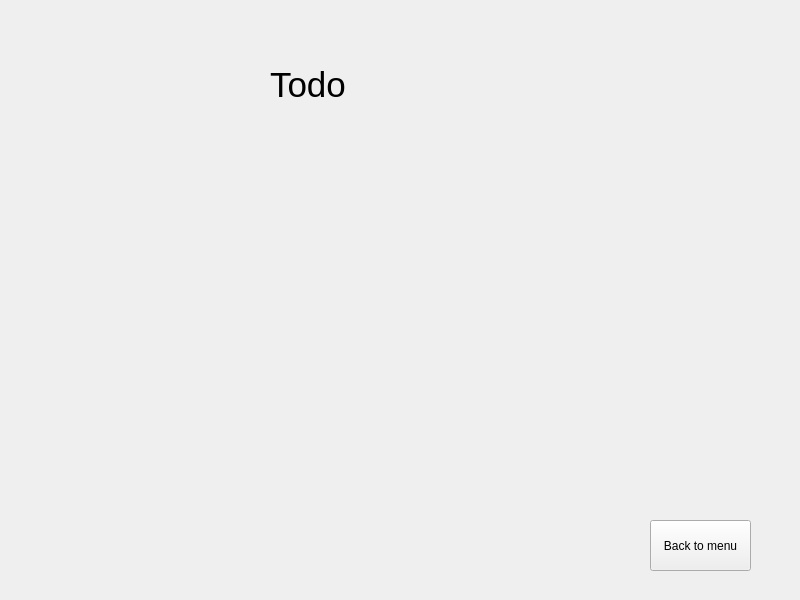
<?xml version="1.0" encoding="UTF-8"?>
<ui version="4.0">
 <class>todoWindow</class>
 <widget class="QWidget" name="todoWindow">
  <property name="geometry">
   <rect>
    <x>0</x>
    <y>0</y>
    <width>800</width>
    <height>600</height>
   </rect>
  </property>
  <property name="windowTitle">
   <string>Form</string>
  </property>
  <widget class="QLabel" name="label">
   <property name="geometry">
    <rect>
     <x>270</x>
     <y>50</y>
     <width>251</width>
     <height>71</height>
    </rect>
   </property>
   <property name="text">
    <string>&lt;html&gt;&lt;head/&gt;&lt;body&gt;&lt;p&gt;&lt;span style=&quot; font-size:26pt;&quot;&gt;Todo&lt;/span&gt;&lt;/p&gt;&lt;/body&gt;&lt;/html&gt;</string>
   </property>
  </widget>
  <widget class="QPushButton" name="backButton">
   <property name="geometry">
    <rect>
     <x>650</x>
     <y>520</y>
     <width>101</width>
     <height>51</height>
    </rect>
   </property>
   <property name="text">
    <string>Back to menu</string>
   </property>
  </widget>
 </widget>
 <resources/>
 <connections/>
</ui>
